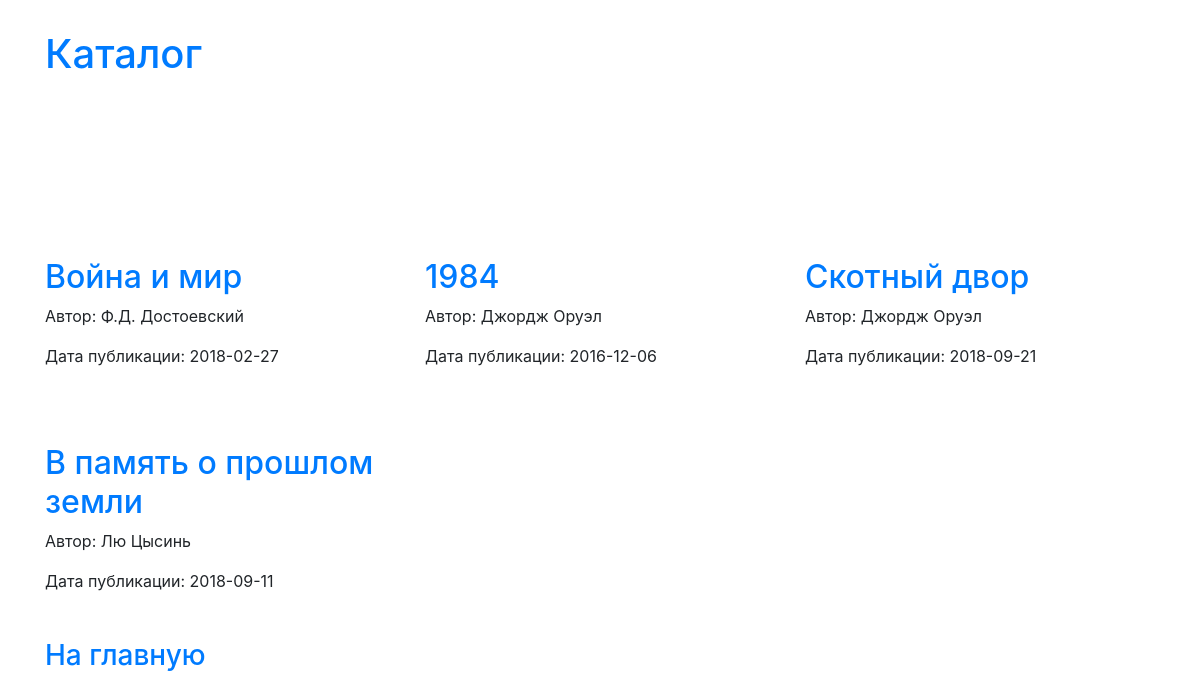
The page / on the database its author committed.
### books/models.py (models this page shows, shortened)
class Book(models.Model):
    name = models.CharField(u'Название', max_length=64)
    author = models.CharField(u'Автор', max_length=64)
    pub_date = models.DateField(u'Дата публикации')

### books/views.py (the view)
# urls.py: path('', books_view, name='books'),
def books_view(request, date=None):
    template = 'books/books_list.html'
    context = {}
    if date:
        books = Book.objects.filter(pub_date=date)
        books_less = Book.objects.filter(pub_date__lt=date).order_by("-pub_date").first()
        books_greater = Book.objects.filter(pub_date__gt=date).order_by("pub_date").first()
        if books_less:
            books_less.pub_date = str(books_less.pub_date)
            context['books_less'] = books_less
        if books_greater:
            books_greater.pub_date = str(books_greater.pub_date)
            context['books_greater'] = books_greater
    else:
        books = Book.objects.all()
    for book in books:
        book.pub_date = str(book.pub_date)
    context['books'] = books
    return render(request, template, context)

### templates/books/books_list.html (shortened to what this page needs)
{% extends "base.html" %}
{% load static %}
{% block content %}
    <div class="container">
        <div class="header">
            <h1><a href="/books">Каталог</a></h1>
        </div>
        <div class="row">
            {% for book in books %}
            <div class="book col-md-4">
                <h2> <a href="{% url "books" %}{{ book.pub_date }}"> {{ book.name }} </a> </h2>
                <p> Автор: {{ book.author }} </p>
                <p> Дата публикации: {{ book.pub_date }} </p>
            </div>
            {% endfor %}
        </div>
        <h3> <a href="{% url "books" %}"> На главную </a> </h3>
    </div>
{% endblock %}

### templates/base.html (shortened to what this page needs)
<!DOCTYPE html>{% load static %}
<html>
  <head>
    <link type="text/css" rel="stylesheet" href="{% static "css/bootstrap.css" %}"  media="screen,projection"/>
    <link type="text/css" rel="stylesheet" href="{% static "css/style.css" %}"  media="screen,projection"/>
  </head>
  <body>
    {% block content %}{% endblock %}
  </body>
</html>

### static/css/style.css (style rules this page uses)
.header { margin-top: 30px; margin-bottom: 150px; }
.book { margin-top: 30px; margin-bottom: 30px; }

### rows shown on the page
Book: name "Война и мир", author "Ф.Д. Достоевский", pub_date "2018-02-27"
Book: name "1984", author "Джордж Оруэл", pub_date "2016-12-06"
Book: name "Скотный двор", author "Джордж Оруэл", pub_date "2018-09-21"
Book: name "В память о прошлом земли", author "Лю Цысинь", pub_date "2018-09-11"
